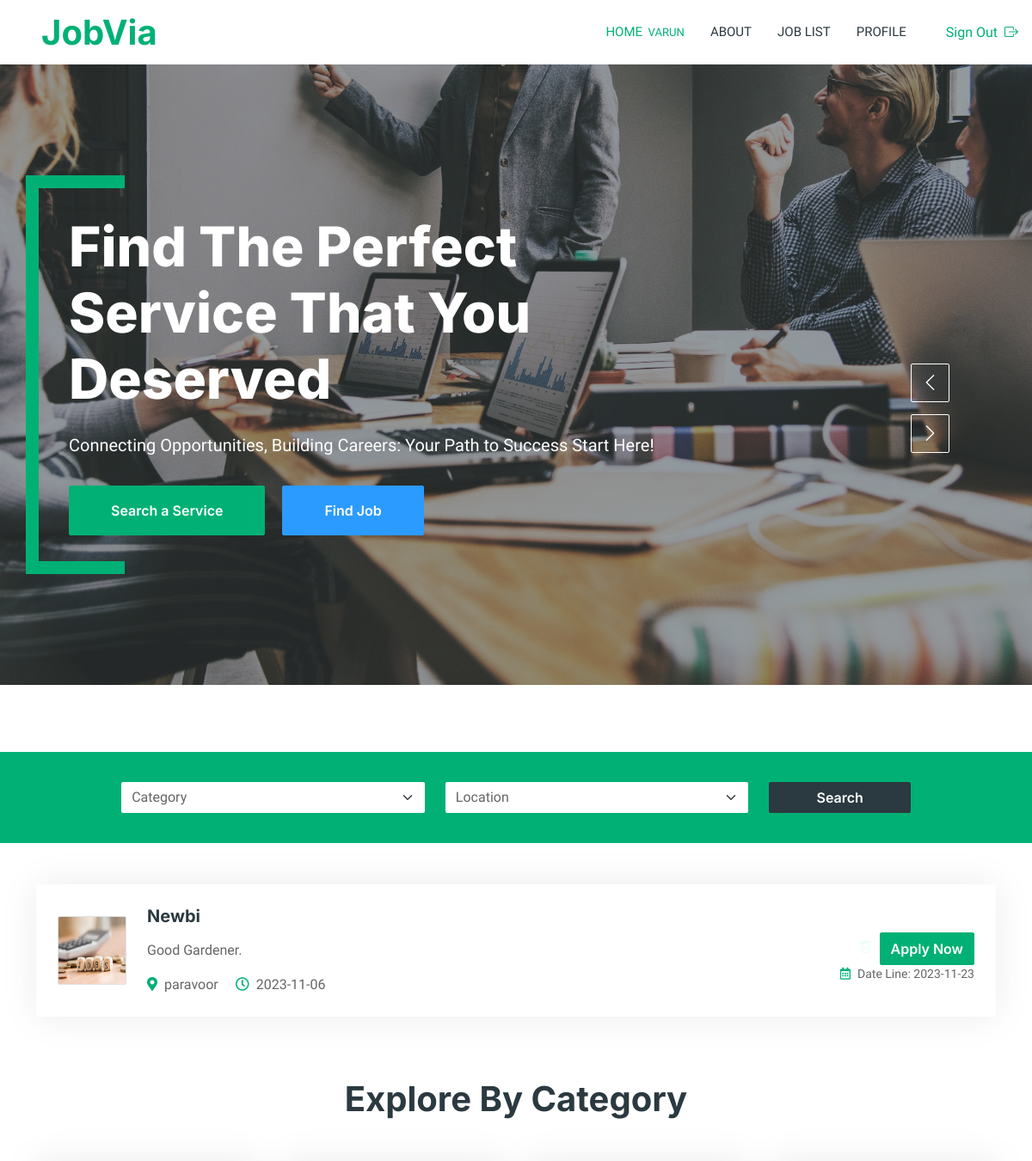
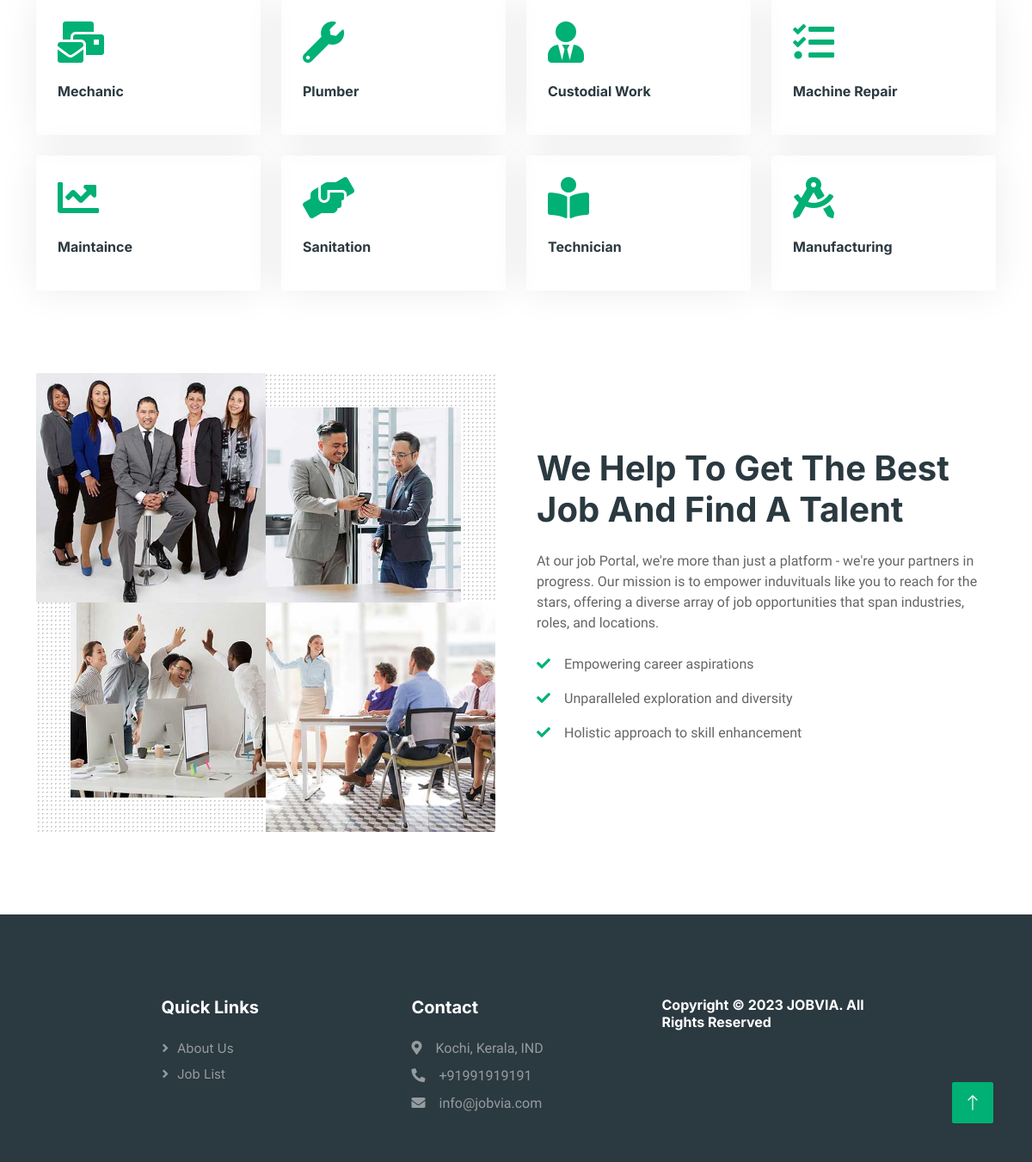
Screenshot of /worker.php?field=gardener (signed in) with the database file from the repository (2 pictures, top to bottom).
### tables this page shows
CREATE TABLE `job_post` (
  `job_id` varchar(100) NOT NULL,
  `name` varchar(255) NOT NULL,
  `email` varchar(255) NOT NULL,
  `dateofwork` date NOT NULL,
  `phone` varchar(255) NOT NULL,
  `place` varchar(255) NOT NULL,
  `job_desc` varchar(255) DEFAULT NULL,
  `dateofpost` date NOT NULL,
  `status` varchar(255) NOT NULL,
  `field` varchar(255) NOT NULL,
  `receiver` varchar(255) NOT NULL
);

### worker.php (the view, shortened to what this page needs)
<?php
$myname = $_SESSION['myname'];
?>
<!DOCTYPE html>
<html lang="en">
<head>
    <link href="https://cdnjs.cloudflare.com/ajax/libs/font-awesome/5.10.0/css/all.min.css" rel="stylesheet">
    <link href="https://cdn.jsdelivr.net/npm/bootstrap-icons@1.4.1/font/bootstrap-icons.css" rel="stylesheet">
    <link href="lib/animate/animate.min.css" rel="stylesheet">
    <link href="lib/owlcarousel/assets/owl.carousel.min.css" rel="stylesheet">
    <link href="css/bootstrap.min.css" rel="stylesheet">
    <link href="css/style.css" rel="stylesheet">
</head>
<body>
    <div class="container-xxl bg-white p-0">
        <nav class="navbar navbar-expand-lg bg-white navbar-light shadow sticky p-0">
            <a href="./worker.php" class="navbar-brand d-flex align-items-center text-center py-0 px-4 px-lg-5">
                <h1 class="m-0 text-primary">JobVia</h1>
            </a>
            <div class="collapse navbar-collapse" id="navbarCollapse">
                <div class="navbar-nav ms-auto p-4 p-lg-0">
                    <a href="./worker.php" class="nav-item nav-link active">Home<small>&nbsp;
                            <?php echo $myname ?>
                        </small></a>
                    <a href="#about" class="nav-item nav-link">About</a>
                    <a href="./job-list.php" class="nav-item nav-link">Job List</a>
                    <a href="./profile.php" class="nav-item nav-link ">Profile</a>
                </div>
                <a href="./constants/logout.php" class="nav-item nav-link">Sign Out<i
                        class="bi bi-box-arrow-right ms-2"></i></a>
            </div>
        </nav>
        <div class="container-fluid p-0">
            <div class="owl-carousel header-carousel position-relative">
                <div class="owl-carousel-item position-relative">
                    <img class="img-fluid" src="img/pic.jpg" alt="">
                    <div class="position-absolute top-0 start-0 w-100 h-100 d-flex align-items-center"
                        style="background: rgba(43, 57, 64, .5);">
                        <div class="container">
                            <div class="row justify-content-start">
                                <div class="col-10 col-lg-8">
                                    <h1 class="display-3 text-white animated slideInDown mb-4">Find The Perfect Service
                                        That You Deserved</h1>
                                    <p class="fs-5 fw-medium text-white mb-4 pb-2">Connecting Opportunities, Building
                                        Careers: Your Path to Success Start Here!</p>
                                    <a href="#search"
                                        class="btn btn-primary py-md-3 px-md-5 me-3 animated slideInLeft">Search a
                                        Service</a>
                                    <a href="job-list.php"
                                        class="btn btn-secondary py-md-3 px-md-5 animated slideInRight">Find Job</a>
                                </div>
                            </div>
                        </div>
                    </div>
                </div>
            </div>
        </div>
        <div class="container-fluid bg-primary mb-5 wow fadeIn" data-wow-delay="0.1s" style="padding: 35px;"
            id="search">
            <form method="get">
                <div class="container d-flex justify-content-center flex-column">
                    <div class="row justify-content-center">
                        <div class="col-md-4">
                            <select class="form-select border-0" name="field">
                                <option selected>Category</option>
                            </select>
                        </div>
                        <div class="col-md-4">
                            <select class="form-select border-0" name="place">
                                <option selected>Location</option>
                            </select>
                        </div>
                        <div class="col-md-2">
                            <input class="btn btn-dark border-0 w-100 " type="submit" value="Search">
                        </div>
                    </div>
                </div>
            </form>
        </div>
        <div class="container" id="joblist">
            <?php
                $field = $_GET['field'];
                $place = $_GET['place'];
                $sql = "SELECT * FROM `job_post` WHERE `place` = '$place' OR `field`='$field'";
                $result = mysqli_query($con, $sql);
                if ($result) {
                    while ($row = mysqli_fetch_assoc($result)) {
                        $job_name = $row['name'];
                        $job_workdate = $row['dateofwork'];
                        $job_place = $row['place'];
                        $job_desc = $row['job_desc'];
                        $job_postdate = $row['dateofpost'];
                        $job_status = $row['status'];
                        $job_id = $row['job_id'];
                        if ($job_status == 'pending') {
                            echo "<div class='tab-content'>
            <div id='tab-1' class='tab-pane fade show p-0 active'>
                <div class='job-item p-4 mb-4'>
                    <div class='row g-4'>
                        <div class='col-sm-12 col-md-8 d-flex align-items-center'>
                            <img class='flex-shrink-0 img-fluid border rounded' src='img/job-poster.jpg' alt='' style='width: 80px; height: 80px;'>
                            <div class='text-start ps-4'>
                                <h5 class='mb-3'>$job_name</h5>
                                <p class='mb-3'>$job_desc</p>
                                <span class='text-truncate me-3'><i class='fa fa-map-marker-alt text-primary me-2'></i>$job_place</span>
                                <span class='text-truncate me-3'><i class='far fa-clock text-primary me-2'></i>$job_postdate</span>
                            </div>
                        </div>
                        <div class='col-sm-12 col-md-4 d-flex flex-column align-items-start align-items-md-end justify-content-center'>
                            <div class='d-flex mb-3'>
                            </div>
                            <form method='post'>
                            <i class='bi bi-trash text-light me-2'></i><a class='btn btn-primary' href='apply.php?apply=$job_id&email=$myemail&status=$job_status&page=worker'>Apply Now</a>
                            </form>
                                <small class='text-truncate'><i class='far fa-calendar-alt text-primary me-2'></i>Date Line: $job_workdate</small>
                                </div>
                            </div>
                        </div>
                        </div>
                </div>";
                        }
                    }
                } else {
                    echo "NO JOBS";
                }
            ?>
        </div>
        <div class="container-xxl py-5">
            <div class="container">
                <h1 class="text-center mb-5 wow fadeInUp" data-wow-delay="0.1s">Explore By Category</h1>
                <div class="row g-4">
                    <div class="col-lg-3 col-sm-6 wow fadeInUp" data-wow-delay="0.1s">
                        <a class="cat-item rounded p-4" href="">
                            <i class="fa fa-3x fa-mail-bulk text-primary mb-4"></i>
                            <h6 class="mb-3">Mechanic</h6>
                        </a>
                    </div>
                    <div class="col-lg-3 col-sm-6 wow fadeInUp" data-wow-delay="0.3s">
                        <a class="cat-item rounded p-4" href="">
                            <i class="fa fa-3x fa-wrench text-primary mb-4"></i>
                            <h6 class="mb-3">Plumber</h6>
                        </a>
                    </div>
                    <div class="col-lg-3 col-sm-6 wow fadeInUp" data-wow-delay="0.5s">
                        <a class="cat-item rounded p-4" href="">
                            <i class="fa fa-3x fa-user-tie text-primary mb-4"></i>
                            <h6 class="mb-3">Custodial Work</h6>
                        </a>
                    </div>
                    <div class="col-lg-3 col-sm-6 wow fadeInUp" data-wow-delay="0.7s">
                        <a class="cat-item rounded p-4" href="">
                            <i class="fa fa-3x fa-tasks text-primary mb-4"></i>
                            <h6 class="mb-3">Machine Repair</h6>
                        </a>
                    </div>
                    <div class="col-lg-3 col-sm-6 wow fadeInUp" data-wow-delay="0.1s">
                        <a class="cat-item rounded p-4" href="">
                            <i class="fa fa-3x fa-chart-line text-primary mb-4"></i>
                            <h6 class="mb-3">Maintaince</h6>
                        </a>
                    </div>
                    <div class="col-lg-3 col-sm-6 wow fadeInUp" data-wow-delay="0.3s">
                        <a class="cat-item rounded p-4" href="">
                            <i class="fa fa-3x fa-hands-helping text-primary mb-4"></i>
                            <h6 class="mb-3">Sanitation</h6>
                        </a>
                    </div>
                    <div class="col-lg-3 col-sm-6 wow fadeInUp" data-wow-delay="0.5s">
                        <a class="cat-item rounded p-4" href="">
                            <i class="fa fa-3x fa-book-reader text-primary mb-4"></i>
                            <h6 class="mb-3">Technician</h6>
                        </a>
                    </div>
                    <div class="col-lg-3 col-sm-6 wow fadeInUp" data-wow-delay="0.7s">
                        <a class="cat-item rounded p-4" href="">
                            <i class="fa fa-3x fa-drafting-compass text-primary mb-4"></i>
                            <h6 class="mb-3">Manufacturing</h6>
                        </a>
                    </div>
                </div>
            </div>
        </div>
        <div class="container-xxl py-5" id="about">
            <div class="container">
                <div class="row g-5 align-items-center">
                    <div class="col-lg-6 wow fadeIn" data-wow-delay="0.1s">
                        <div class="row g-0 about-bg rounded overflow-hidden">
                            <div class="col-6 text-start">
                                <img class="img-fluid w-100" src="img/about-1.jpg">
                            </div>
                            <div class="col-6 text-start">
                                <img class="img-fluid" src="img/about-2.jpg" style="width: 85%; margin-top: 15%;">
                            </div>
                            <div class="col-6 text-end">
                                <img class="img-fluid" src="img/about-3.jpg" style="width: 85%;">
                            </div>
                            <div class="col-6 text-end">
                                <img class="img-fluid w-100" src="img/about-4.jpg">
                            </div>
                        </div>
                    </div>
                    <div class="col-lg-6 wow fadeIn" data-wow-delay="0.5s">
                        <h1 class="mb-4">We Help To Get The Best Job And Find A Talent</h1>
                        <p class="mb-4">At our job Portal, we're more than just a platform - we're your partners in
                            progress. Our mission is to empower induvituals like you to reach for the stars, offering a
                            diverse array of job opportunities that span industries, roles, and locations.</p>
                        <p><i class="fa fa-check text-primary me-3"></i>Empowering career aspirations</p>
                        <p><i class="fa fa-check text-primary me-3"></i>Unparalleled exploration and diversity</p>
                        <p><i class="fa fa-check text-primary me-3"></i>Holistic approach to skill enhancement</p>
                    </div>
                </div>
            </div>
        </div>
        <div class="container-fluid bg-dark text-white-50 footer pt-5 mt-5 wow fadeIn" data-wow-delay="0.1s">
            <div class="container py-5">
                <div class="row g-5 d-flex justify-content-center">
                    <div class="col-lg-3 col-md-6">
                        <h5 class="text-white mb-4">Quick Links</h5>
                        <a class="btn btn-link text-white-50" href="#about">About Us</a>
                        <a class="btn btn-link text-white-50" href="./job-list.php">Job List</a>
                    </div>
                    <div class="col-lg-3 col-md-6">
                        <h5 class="text-white mb-4">Contact</h5>
                        <p class="mb-2"><i class="fa fa-map-marker-alt me-3"></i>Kochi, Kerala, IND</p>
                        <p class="mb-2"><i class="fa fa-phone-alt me-3"></i>+91991919191</p>
                        <p class="mb-2"><i class="fa fa-envelope me-3"></i>info@jobvia.com</p>
                    </div>
                    <div class="col-lg-3 col-md-6">
                        <h6 class="text-white mb-4">Copyright © 2023 JOBVIA. All Rights Reserved</h6>
                    </div>
                </div>
            </div>
        </div>
        <a href="#" class="btn btn-lg btn-primary btn-lg-square back-to-top"><i class="bi bi-arrow-up"></i></a>
    </div>
</body>
</html>

### css/style.css (style rules this page uses)
:root { --primary: #00B074; --secondary: #2B9BFF; --light: #EFFDF5; --dark: #2B3940; }
.back-to-top { position: fixed; display: none; right: 45px; bottom: 45px; z-index: 99; }
.btn { font-family: 'Inter', sans-serif; font-weight: 600; transition: .5s; }
.btn.btn-primary, .btn.btn-secondary { color: #FFFFFF; }
.btn-lg-square { width: 48px; height: 48px; }
.btn-square, .btn-sm-square, .btn-lg-square { padding: 0; display: flex; align-items: center; justify-content: center; font-weight: normal; border-radius: 2px; }
.navbar-dark .navbar-nav .nav-link, .navbar-light .navbar-nav .nav-link { margin-right: 30px; padding: 25px 0; color: #FFFFFF; font-size: 15px; text-transform: uppercase; outline: none; }
.navbar-dark .navbar-nav .nav-link:hover, .navbar-dark .navbar-nav .nav-link.active, .navbar-light .navbar-nav .nav-link:hover, .navbar-light .navbar-nav .nav-link.active { color: var(--primary); }
.navbar-light .navbar-brand, .navbar-light a.btn { height: 75px; }
.navbar-light .navbar-nav .nav-link { color: var(--dark); font-weight: 500; }
.header-carousel .container, .page-header .container { position: relative; padding: 45px 0 45px 35px; border-left: 15px solid var(--primary); }
.header-carousel .container::before, .header-carousel .container::after, .page-header .container::before, .page-header .container::after { position: absolute; content: ""; top: 0; left: 0; width: 100px; height: 15px; background: var(--primary); }
.header-carousel .container::after, .page-header .container::after { top: 100%; margin-top: -15px; }
.about-bg { background-image: -webkit-repeating-radial-gradient(center center, rgba(0, 0, 0, 0.2), rgba(0, 0, 0, 0.2) 1px, transparent 1px, transparent 100%); background-image: -moz-repeating-radial-gradient(center center, rgba(0, 0, 0, 0.2), rgba(0, 0, 0, 0.2) 1px, transparent 1px, transparent 100%); background-image: -ms-repeating-radial-gradient(center center, rgba(0, 0, 0, 0.2), rgba(0, 0, 0, 0.2) 1px, transparent 1px, transparent 100%); background-image: -o-repeating-radial-gradient(center center, rgba(0, 0, 0, 0.2), rgba(0, 0, 0, 0.2) 1px, transparent 1px, transparent 100%); background-image: repeating-radial-gradient(center center, rgba(0, 0, 0, 0.2), rgba(0, 0, 0, 0.2) 1px, transparent 1px, transparent 100%); background-size: 5px 5px; }
.cat-item { display: block; box-shadow: 0 0 45px rgba(0, 0, 0, .08); border: 1px solid transparent; transition: .5s; }
.job-item { border: 1px solid transparent; border-radius: 2px; box-shadow: 0 0 45px rgba(0, 0, 0, .08); transition: .5s; }
.footer .btn.btn-link { display: block; margin-bottom: 5px; padding: 0; text-align: left; font-size: 15px; font-weight: normal; text-transform: capitalize; transition: .3s; }
.footer .btn.btn-link::before { position: relative; content: "\f105"; font-family: "Font Awesome 5 Free"; font-weight: 900; margin-right: 10px; }

### rows the page displays
job_post: name "Newbi", job_desc "Good Gardener.", place "paravoor", dateofpost "2023-11-06", dateofwork "2023-11-23"

### other values shown
$myname "VARUN"
